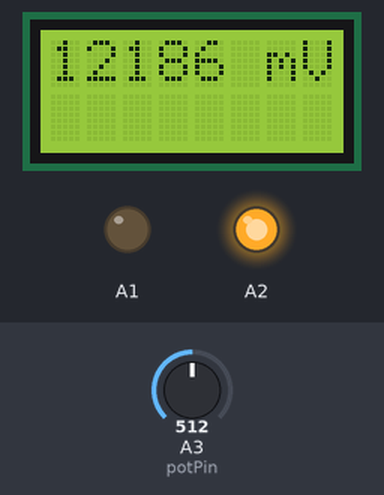
A sketch run on a simulated Arduino Uno, built with avr-gcc and run on an emulated ATmega328P. Shown: 8×2 character LCD, output pins drawn as LEDs (lit = HIGH). The test bench sets the inputs (shaded band); at power-on: A3 (potPin) = 512. What the sketch prints to the serial monitor is not drawn.

Above: at 1.2 s.
1.3 s: A3 (potPin) set to 716
At 4.0 s:
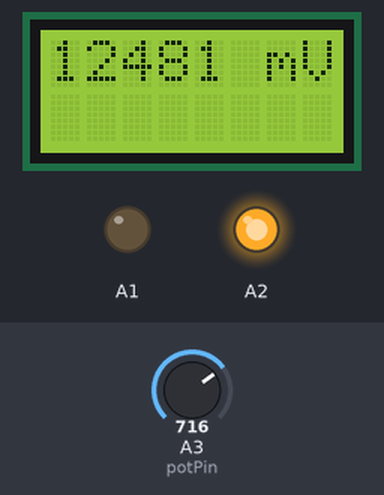
4.3 s: A3 (potPin) set to 900
At 6.5 s:
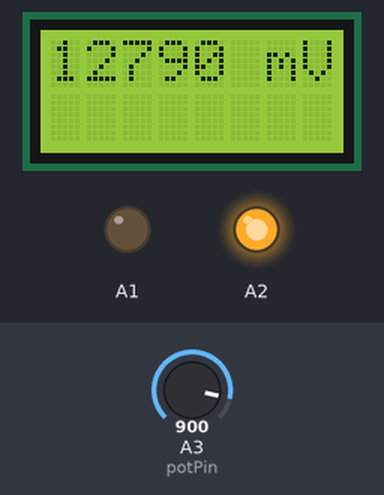
7.3 s: A3 (potPin) set to 1023
At 10.3 s:
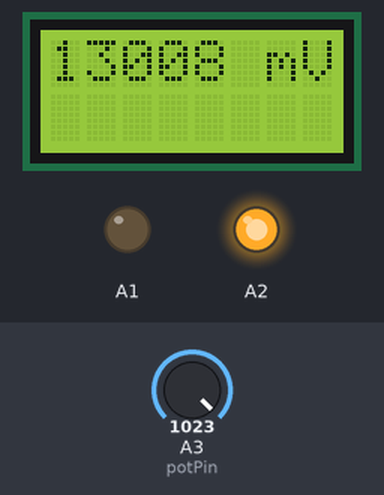
Timing chart, 0 to 11.8 s (numbered marks = the images above; inputs shaded):
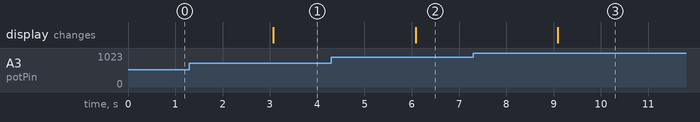

The sketch:

VoltSampDischLion.ino
```cpp
/*
  VoltSampDischLion, modif of VoltageSamplerDisch, to test graphic display of
  simulated Lion DC using AR of pot; faux curr monitor

  set up Ardu with pot on Anal pins, test w/ Ser Mon, if OK, test reading V with Proc sketch
*/

unsigned long starTime;  // starting time for discharge, msec, (global) used in setup and printVals fx
unsigned long prevTime;  // initially = starTime, updated with each printVals, (global, same reason)

// int analReed;   to simulate voltage value read from an analog pin
const int targVolt = 11400; // discharge target in mV
// for 8x2 LCD, include the library
#include <LiquidCrystal.h>
// initialize new lcd object with the Arduino pins
LiquidCrystal lcd(12, 11, 4, 5, 6, 7); // lib is smart enough to know if you're using 4 pins or 8

#define potPin A3          // pin to read test batt voltage

int mapA = 100;           // default V map params, A for 11.5, B for 13.0
int mapB = 1000;           // globals, used in calib and dc readout

int newVavg;
int prevVavg;              // globals, used in MA calc in setup calib and dc readout
int battVolt;

// ************************************

void setup()   // check & calibrate voltage readout, if OK sets starTime for dc readout
{
  Serial.begin(9600);
  // set up the LCD's number of columns and rows:
  lcd.begin(8, 2);

  pinMode(potPin, INPUT);   // put pot ends/device to 5v and grnd, signal voltage to A3
  pinMode(A2, OUTPUT);
  pinMode(A1, OUTPUT);

  prevVavg = analogRead(potPin);  // used for MA of voltage in loop

  battVolt = map(prevVavg, mapA, mapB, 11500, 13000); // in mV, resolves ~2 mV


  // print to 2 lines of LCD, if it's present, once only
  lcd.clear();  // first clear screen and set the cursor to (0,0)
  lcd.print(battVolt);
  lcd.print(" mV");  // the averaged voltage

  starTime = millis();     // start of data collection, set once
  prevTime = starTime;    // used in interval printing and elapsed time
  printVals(battVolt);    // print first time/value set

  digitalWrite(A1, LOW);
  digitalWrite(A2, HIGH);

}    //end setup

void loop()   // read the batt volt 5/sec, print out time, values, every 3 sec.
{
  // read the analog input pin, average it over 5 loops

  int pinTemp = analogRead(potPin);
  newVavg = round(pinTemp * 0.2 + prevVavg * 0.8);  //update expon moving average of AR
  prevVavg = newVavg;

  uint16_t interval = (millis() - prevTime);
  // ms. elapsed since loop start or last printVal job

  // print vals every few sec
  if (interval >= 3000)
  {
    // convert avg analog reading (0 - 1023) to voltage (11.5-13) using map params
    battVolt = map(newVavg, mapA, mapB, 11500, 13000); // in mV, resolves ~2 mV
    printVals(battVolt);

    // print to 2 lines of LCD, if it's present every 3 sec
    lcd.clear();  // first clear screen and set the cursor to (0,0)
    lcd.print(battVolt), lcd.print(" mV");  // the averaged voltage

    prevTime = millis();
  }

  delay(200);

}  //end main loop


// *******************************
void printVals(int battV)    // Serial prints time, batt in mV, faux mA
{
  // Serial.print("elapsed sec.= ");  // comment out for graphing
  Serial.print((millis() - starTime) / 1000);
  Serial.print(",");
  //  Serial.print(" "); Serial.print("AnalRead= "); Serial.println(pinSees);
  //Serial.print("  batt= "); // comment out for graphing
  Serial.print(battV);
  Serial.print(",");
  //Serial.print(" mV"); // comment out for graphing
  Serial.println("faux42");
  //Serial.println(" mA");  // comment out for graphing

}  //end printVals
```

Measured:
- after the input at 1.3 s, the display: changes after 1.8 s (image 1)
- after the input at 4.3 s, the display: changes after 1.8 s (image 2)
- after the input at 7.3 s, the display: changes after 1.8 s (image 3)
